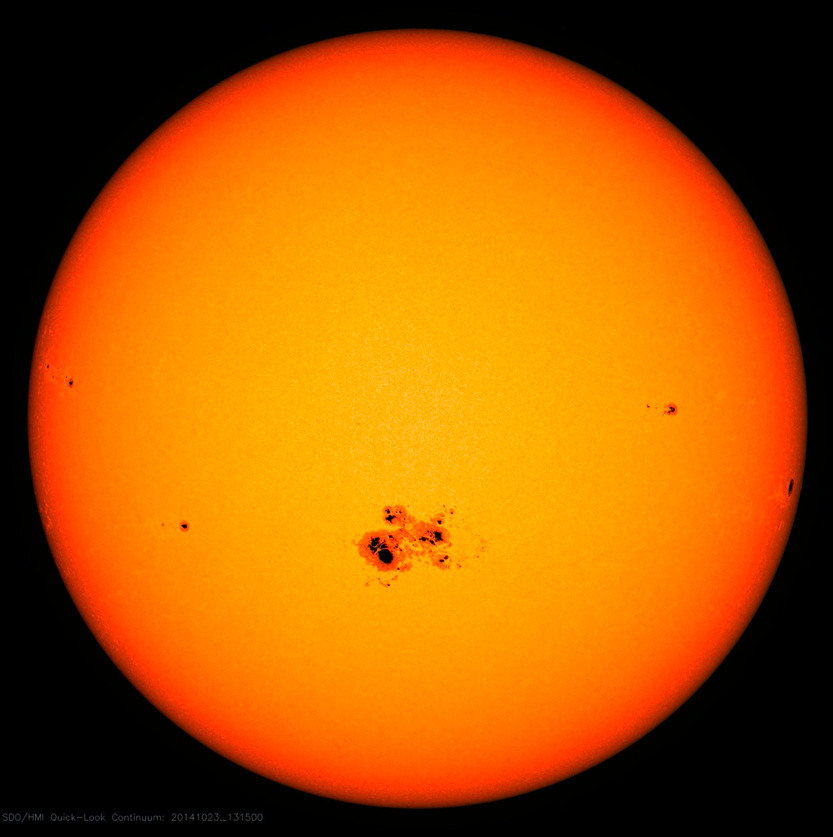
#> input picture zon.png, 833 x 837 px
$ python 'amin code.py'
#> lines starting #> are read from the running program, lines starting #| are printed output that depends on the picture; after the words box and inside, x2 and y2 are one past the last pixel; in counts of white or black regions, pixels touching at a corner belong together
import cv2
import numpy as np
import matplotlib.pyplot as plt

# Load the input image
img = cv2.imread('zon.png')
#> img is the input picture: shape (837, 833, 3); mean B, G, R 0.6, 87.1, 169.9

# Define the HSV color range for orange
lower_orange = np.array([1, 1, 18])
upper_orange = np.array([25, 255, 255])

# Create a mask to isolate the specified color range (orange)
img_hsv = cv2.cvtColor(img, cv2.COLOR_BGR2HSV)
#> img_hsv: shape (837, 833, 3); mean H, S, V 42, 252.5, 170.1
mask = cv2.inRange(img_hsv, lower_orange, upper_orange)
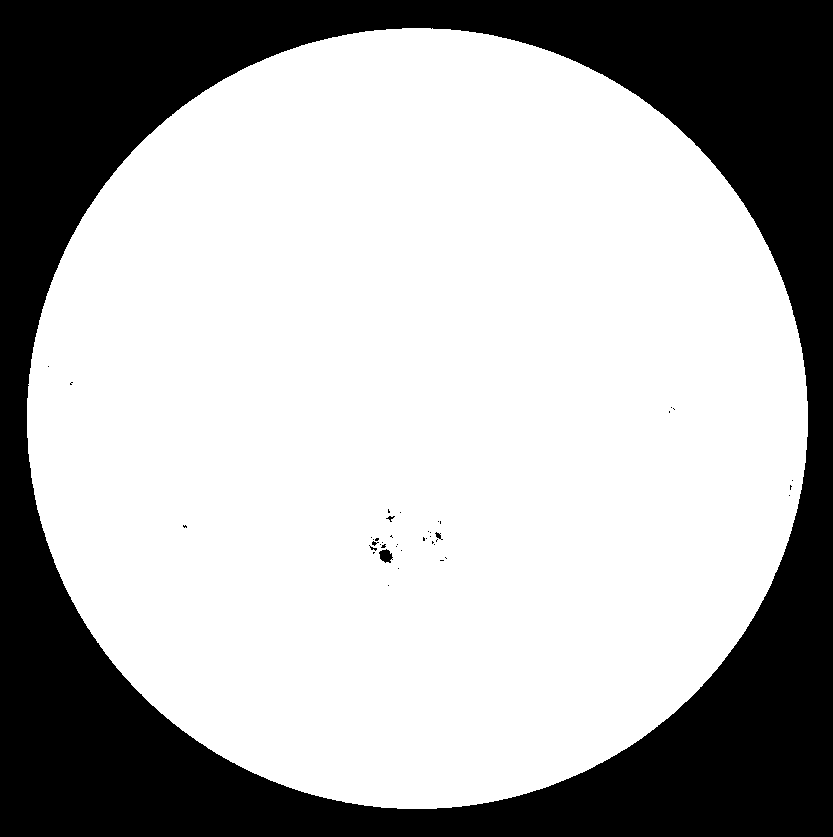
#> mask: shape (837, 833); 68.7% white; 42 black regions (38 under 20 px), largest, box (x1, y1, x2, y2) and area: (0, 0, 833, 837) 218132, (379, 549, 393, 563) 131, (435, 532, 443, 540) 28, (386, 516, 395, 522) 22

# Find coordinates where the mask is white (within the specified color range)
orange_coordinates = np.column_stack(np.where(mask == 255))
#> orange_coordinates = 478772 pairs, first value 28 to 808, second value 27 to 807

# Check if any coordinates were found
if orange_coordinates.shape[0] > 0:
    # Get the BGR colors at the detected coordinates
    orange_colors = [img[y, x] for y, x in orange_coordinates]
#> orange_colors = 478772 items

    # Convert the colors to HSV for analysis
    orange_colors_hsv = [cv2.cvtColor(np.uint8([[color]]), cv2.COLOR_BGR2HSV)[0][0] for color in orange_colors]
#> orange_colors_hsv = 478772 items

    # Find the minimum and maximum HSV values
    min_hsv = np.min(orange_colors_hsv, axis=0)
#> min_hsv = [1, 99, 18]
    max_hsv = np.max(orange_colors_hsv, axis=0)
#> max_hsv = [23, 255, 255]

    # Print the minimum and maximum HSV values
    print("Minimum HSV:", min_hsv)
#| Minimum HSV: [ 1 99 18]
    print("Maximum HSV:", max_hsv)
#| Maximum HSV: [ 23 255 255]

    # Display the colors in a plot
    plt.figure(figsize=(10, 4))
    plt.subplot(1, 2, 1)
    plt.imshow(cv2.cvtColor(img, cv2.COLOR_BGR2RGB))
    plt.title('Original Image')
    plt.axis('off')

    plt.subplot(1, 2, 2)
    color_patches = np.zeros((1, len(orange_colors), 3), dtype=np.uint8)
    color_patches[0, :] = orange_colors
    plt.imshow(cv2.cvtColor(color_patches, cv2.COLOR_BGR2RGB))
    plt.title('Detected Colors')
    plt.axis('off')

    plt.show()
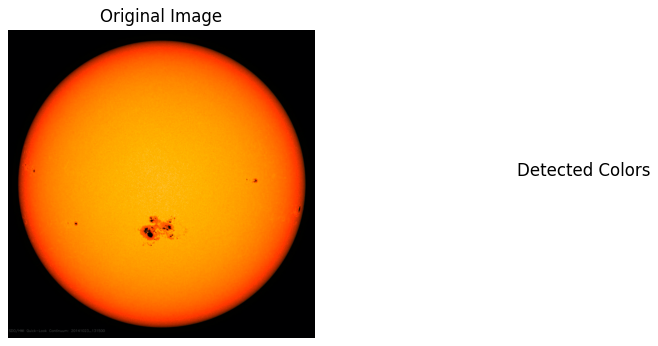
#> figure drawn by matplotlib, 2 panels
else:
    print("No orange colors detected in the image.")
